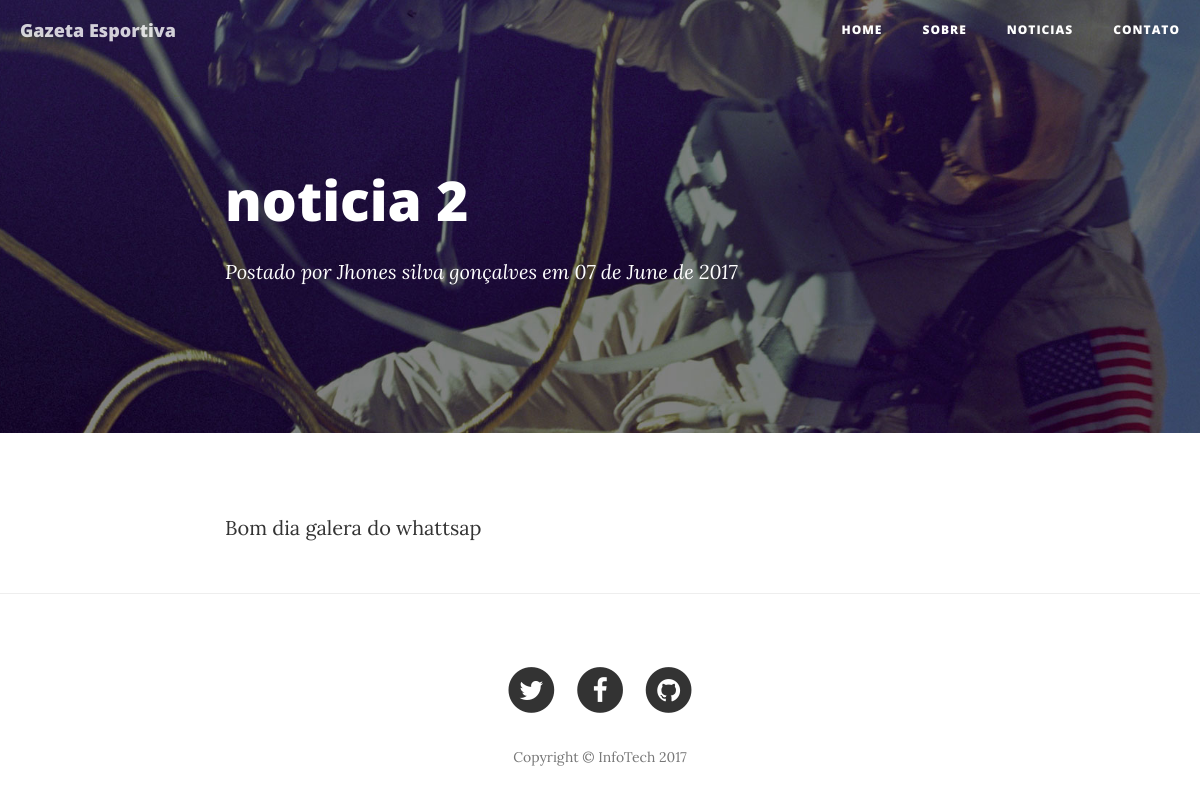
/templates/clean/post.php?id=8, run on the app's committed database.
### tables this page shows
CREATE TABLE `config` (
  `id` int(10) NOT NULL,
  `nome` varchar(150) DEFAULT NULL,
  `base_url` varchar(255) DEFAULT NULL,
  `facebook` varchar(255) DEFAULT NULL,
  `twitter` varchar(255) DEFAULT NULL,
  `linkedin` varchar(255) DEFAULT NULL,
  `nomeDaEmpresa` varchar(255) DEFAULT NULL,
  `sobre` longtext
);

CREATE TABLE `noticias` (
  `id` int(10) NOT NULL,
  `titulo` varchar(150) DEFAULT NULL,
  `subTitulo` varchar(150) DEFAULT NULL,
  `corpo` longtext,
  `data` datetime DEFAULT NULL,
  `nome` varchar(150) DEFAULT NULL
);

### templates/clean/post.php (the view, shortened to what this page needs)
<?php
require '../../banco/conecta.php';
if(isset($_GET['id']) && !empty($_GET['id'])){
$id = $_GET['id'];
$sql = "SELECT * FROM noticias WHERE id={$id}";
$retorno = mysqli_query($conecta, $sql);
$noticia = mysqli_fetch_assoc($retorno);
?>
    <?php include("includes/cabecalho.php") ?>
    <header class="intro-header" style="background-image: url('img/post-bg.jpg')">
        <div class="container">
            <div class="row">
                <div class="col-lg-8 col-lg-offset-2 col-md-10 col-md-offset-1">
                    <div class="post-heading">
                        <h1><?=$noticia['titulo']?></h1>
                        <span class="meta">Postado por <a href="#"><?=$noticia['nome']?></a> em <?= strftime(' %d de %B de %Y', strtotime($noticia['data']))?></span>
                    </div>
                </div>
            </div>
        </div>
    </header>
    <article>
        <div class="container">
            <div class="row">
                <div class="col-lg-8 col-lg-offset-2 col-md-10 col-md-offset-1">
                    <?=$noticia['corpo']?>
                </div>
            </div>
        </div>
    </article>
    <hr>
   <?php include("includes/rodape.php") ?>
<?php
    }else{
        header("Location: index.php");
    }
?>

### templates/clean/includes/cabecalho.php (shortened to what this page needs)
<?php
$query = "SELECT * FROM config";
$resultado = mysqli_query($conecta, $query);
$resultado = mysqli_fetch_assoc($resultado);
?>
<!DOCTYPE html>
<html lang="en">
<head>
    <link href="vendor/bootstrap/css/bootstrap.min.css" rel="stylesheet">
    <link href="css/clean-blog.min.css" rel="stylesheet">
    <link href="vendor/font-awesome/css/font-awesome.min.css" rel="stylesheet" type="text/css">
</head>
<body>
    <nav class="navbar navbar-default navbar-custom navbar-fixed-top">
        <div class="container-fluid">
            <div class="navbar-header page-scroll">
                <a class="navbar-brand" href="index.php"><?=$resultado['nome']?></a>
            </div>
            <div class="collapse navbar-collapse" id="bs-example-navbar-collapse-1">
                <ul class="nav navbar-nav navbar-right">
                    <li>
                        <a href="index.php">Home</a>
                    </li>
                    <li>
                        <a href="about.php">Sobre</a>
                    </li>
                    <li>
                        <a href="noticias.php">Noticias</a>
                    </li>
                    <li>
                        <a href="contact.php">Contato</a>
                    </li>
                </ul>
            </div>
        </div>
    </nav>

### templates/clean/includes/rodape.php (shortened to what this page needs)
    <footer>
        <div class="container">
            <div class="row">
                <div class="col-lg-8 col-lg-offset-2 col-md-10 col-md-offset-1">
                    <ul class="list-inline text-center">
                        <li>
                            <a href="<?=$resultado['twitter']?>" target="_blank">
                                <span class="fa-stack fa-lg">
                                    <i class="fa fa-circle fa-stack-2x"></i>
                                    <i class="fa fa-twitter fa-stack-1x fa-inverse"></i>
                                </span>
                            </a>
                        </li>
                        <li>
                            <a href="<?=$resultado['facebook']?>" target="_blank">
                                <span class="fa-stack fa-lg">
                                    <i class="fa fa-circle fa-stack-2x"></i>
                                    <i class="fa fa-facebook fa-stack-1x fa-inverse"></i>
                                </span>
                            </a>
                        </li>
                        <li>
                            <a href="<?=$resultado['linkedin']?>" target="_blank">
                                <span class="fa-stack fa-lg">
                                    <i class="fa fa-circle fa-stack-2x"></i>
                                    <i class="fa fa-github fa-stack-1x fa-inverse"></i>
                                </span>
                            </a>
                        </li>
                    </ul>
                    <p class="copyright text-muted">Copyright &copy; <?=$resultado['nomeDaEmpresa']?> 2017</p>
                </div>
            </div>
        </div>
    </footer>
</body>
</html>

### data on the page
config: nome "Gazeta Esportiva", nomeDaEmpresa "InfoTech"
noticias: titulo "noticia 2", nome "Jhones silva gonçalves", data "07 de June de 2017", corpo "Bom dia galera do whattsap"
